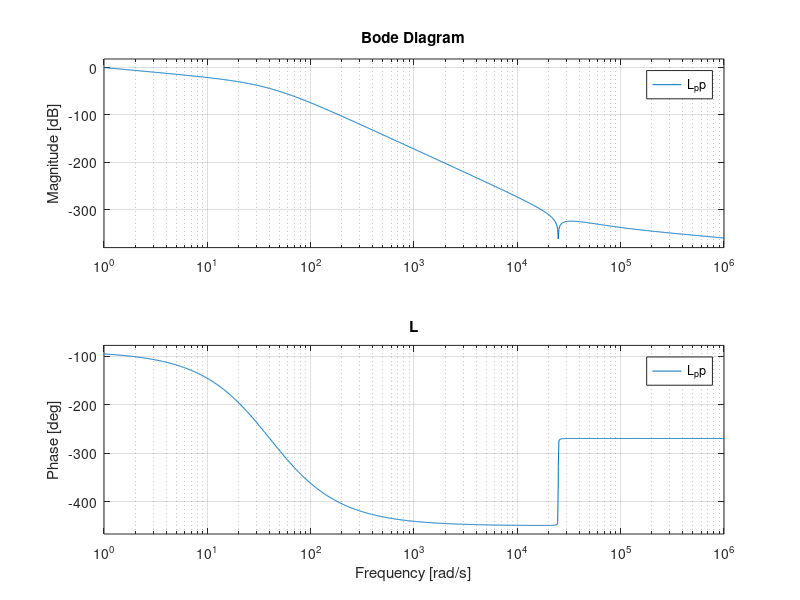
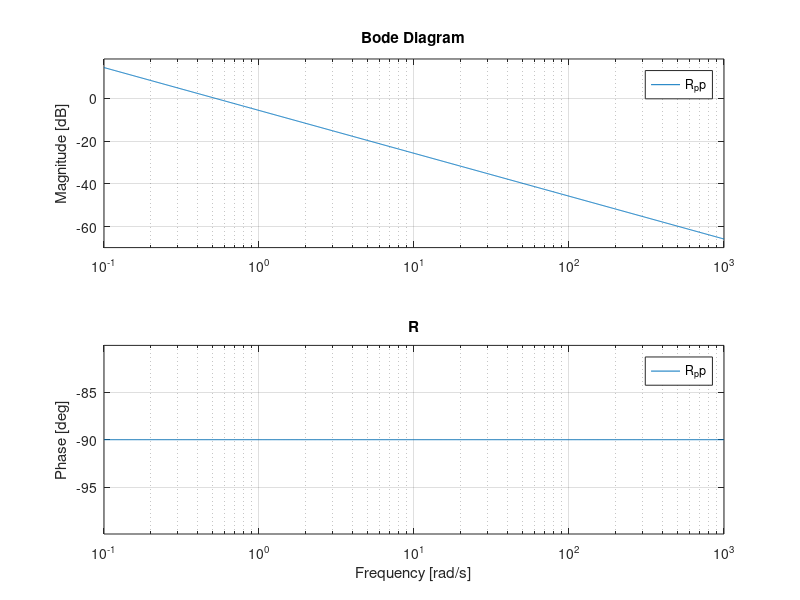

MATLAB code for these plots, in order: (Note: this script raises an error after producing the figures.)
clear all;
clc;
close all;

%% COLLABORATIVE CLASS
%   Matteo Mastromauro
%   Kevin Ortega
%   Alexandra Spertini
%   Alex Zagati

%% PARAMETERS

k = 0.8;
Jm = 4e-4;
Jl= 4e-4;
Bm = 0.015;
Bl = 0;
m = 0.3;
l = 0.3;
g = 9.81;
const = sqrt(2)*m*g*l/(2*Jl); %% needed for simulink simulation

%% EQUILIBRIUM
x1_bar = 0;
x2_bar = pi/4;
x3_bar = 0;
x4_bar = m*g*l*cos(x2_bar)/k + x2_bar;
u_bar= m*g*l*cos(x2_bar);
x_bar = [x1_bar x2_bar x3_bar x4_bar] ;

% computation of the equilibrium position

% syms x1(t) x2(t) x3(t) x4(t) u(t) y(t) % variables
% syms  Bm Jl Jm m g l k %system parameters, comment if you want the numerical expression
% 
% x1_dot = -Bl/Jl*x1(t)-k/Jl*x2(t)-m*g*l/Jl*cos(x2(t))+k/Jl*x4(t);
% x2_dot = x1(t);
% x3_dot = k/Jm*x2(t)-Bm/Jm*x3(t)-k/Jm*x4(t)+u(t)/Jm;
% x4_dot = x3(t);
% 
% x1_dot = subs(x1_dot,x2(t),pi/4);
% x2_dot = subs(x2_dot,x2(t),pi/4);
% x3_dot = subs(x3_dot,x2(t),pi/4);
% x4_dot = subs(x4_dot,x2(t),pi/4);
% 
% 
% eqn1 = 0 == x1_dot;
% eqn2 = 0 == x2_dot;
% eqn3 = 0 == x3_dot;
% eqn4 = 0 == x4_dot;
% 
% [x1_bar, x3_bar, x4_bar,u_bar] = solve([eqn1,eqn2,eqn3,eqn4],[x1(t),x3(t),x4(t),u(t)]) ;
% 
% x_bar = [x1_bar x2_bar x3_bar x4_bar] ;

%% LINEARIZATION

Alin= [0    -k/Jl + m*g*l*sin(x2_bar)/Jl                     0           k/Jl;
        1                        0                           0             0;
        0                      k/Jm                       -Bm/Jm      -k/Jm;
        0                        0                           1              0];

Blin = [0; 0; 1/Jm; 0];

Clin= [0    1   0   0];             %applichiamo a x2(theta l) perchè abbiamo solo 1 input(2 output)

Dlin = zeros(1);


%% POLES OF THE SYSTEM

sys = ss(Alin, Blin, Clin, Dlin) ;
G = tf(sys) ;

pole(G); % computation of the poles of the linearised system 
zero(G); % computation of the zeros of the linearised system 


%% POLE PLACEMENT (FOR STABILIZATION)

C0 = ctrb(Alin, Blin);          %controllability matrix
rank_C0 = rank(C0);  %rank of controllability matrix

%we decide to put the poles all in -50
rho = -40; % same rho for the two approaches to do some anaylsis 

p = rho + [-0, -0.1, -0.2, -0.3]; % poles choosen for pole placement
K = place(Alin, Blin, p);

p_closeloop= eig(Alin-Blin*K);

%% POLE PLACEMENT WITH INTEGRATORS

A_ext= [Alin, zeros(4, 1);            %A extended matrix
       -Clin, zeros(1)];

B_ext = [Blin; zeros(1)];               %B extended matrix

C0_ext = ctrb(A_ext, B_ext);      %C extended matrix
rank_C0_ext = rank(C0_ext);

p_ext = rho+[0, -0.1, -0.2, -0.3, -0.4];    %poles of the extended system
K_ext = place(A_ext, B_ext, p_ext);           %pole placement gain

p_closeloop_ext = eig(A_ext-B_ext*K_ext); % poles of the extended closed loop system

%% SIMULINK MODEL INITILIZATION

x_0 = x_bar+0.01;           %integral initialization

Kx = -K_ext(1, 1:4) ;       %state feedback gain
Kv = -K_ext(1, 5) ;          %additional integrator gain


%% RESPONSE WITH K

x_init= [0, 0, 0, 0]';

sys = ss(Alin - Blin*K, zeros(4,1), eye(4), Dlin);
[y, t]= initial(sys, x_init);

for j= 1:1:length(t)
    u(j,:)= -K*y(j,:)';
end

% uncomment to plot
% figure(1)
% plot(t, u);
% grid on


%% PID for the linearized system

s = tf('s');
G_pp = Clin*(s*eye(4)-(Alin-Blin*K))^-1*Blin;
wc = 1; % rad/s
R_pp = 1/s;
L_pp = R_pp*G_pp;
kp = 1/abs(freqresp(L_pp,wc));
R_pp = kp/s;
L_pp = R_pp*G_pp;
phi_c = angle(freqresp(L_pp,wc));
phi_m = (pi + phi_c)*180/pi;

% uncomment to plot
figure(1)
bode(L_pp); grid on; title('L');
figure(2)
bode(R_pp); grid on; title('R');


%% RESPONSE WITH K_ext

x_init_ext= [0.5 0.5 0.5 0.5 1] ;

sys_ext = ss(A_ext - B_ext*K_ext, zeros(5, 1), eye(5), Dlin);
[y_ext, t]= initial(sys_ext, x_init_ext);

for j= 1:1:length(t)
    u_ext(j,:)= -K_ext*y_ext(j,:)';
end

% uncomment to plot
% figure(2)
% plot(t, u_ext);
% grid on



%% ------------------------------------------------
%% OPTIMAL CONTROL : LQ 

% Tunable matrix intialization
Q = 0.1*eye(4);
R = 1*diag(1);

[K_lq, S, P] = lqr(Alin ,Blin, Q, R);

% K_lq response

A_lq = Alin-Blin*K_lq ;
B_lq = zeros(4,1) ;
C_lq = Clin ;
D_lq = 0;

% plot the evolution of the state x2 (control variable)

% %linearised system
% dxdt1 = @(t,y)mysystemode(t,y, A_ext-B_ext*K_ext) ;
% tspan1 = [0 5] ;
% y01 = ones(5,1);
% [t1,y1] = ode45(dxdt1, tspan1, y01) ;
% 
% %system with Lq
% dxdt2 = @(t,y)mysystemode(t,y, A_lq) ;
% tspan2 = [0 5] ;
% y02 = ones(4,1);
% [t2,y2] = ode45(dxdt2, tspan2, y02) ;


% uncomment to plot
% figure(3)
% plot(t1, y1(:, 2)) ;
% grid on
% xlabel('Time');
% ylabel('x2 - linearised system');
% title('Evolution of state 2 - pole placement with integrators');
% 
% figure(4)
% plot(t2, y2(:, 2),'c');
% grid on
% xlabel('Time');
% ylabel('x2');
% title('Evolution of state 2 - LQ control');

%% LQ with the system enlargment

%now we want to enlarge the system in order to add an integrator 

A_tilde = [Alin zeros(4,1) ; -Clin zeros(1,1)] ;
B_tilde = [Blin; 0];

r =  1/0.024; 
q =  1;

disp(q/r);

%tunable matrixes 
Q_lq = q*eye(5) ; %1 
R_lq = r*eye(1) ; %1000

% check reachability and observability 
rank(ctrb(A_tilde, B_tilde));
C_q = sqrt(Q_lq) ;
rank(obsv(A_tilde, C_q));

% P_lq = are(A_tilde, B_tilde*R_lq*B_tilde', Q_lq) 
% k = R_lq^(-1)*B_tilde'*P_lq;
% k_x = k(:, 1:4) ;
% eig(Alin-Blin*k_x) 
% 
% return 

% computation of the gain for l1
[K_lqe, S, P] = lqr(A_tilde, B_tilde, Q_lq, R_lq) ;

K_lqx = K_lqe(:,1:4) ;
K_lqeta = K_lqe(:, 5) ;

eig(Alin-Blin*K_lqx);
 

% %system with Lq
% dxdt3 = @(t,y)mysystemode(t,y, A_tilde-B_tilde*K_lqe) ;
% tspan3 = [0 5] ;
% y03 = ones(5,1);
% [t3,y3] = ode45(dxdt3, tspan3, y03) ;
% 
% figure(5)
% plot(t3, y3(:, 2),'b');
% grid on
% xlabel('Time');
% ylabel('x2');
% title('Evolution of state 2 - LQ control with integrators');



%% H2 PROBLEM 

n = 5 ; %n of states
p = 1 ; %n of inputs
m = 1 ; %number of outpuRts

q =     1; %0.01
r =      100;  %10
qt =      0 ; 
rt =      0 ;

% definition of the matrixes 
A = [Alin zeros(4,1) ;
    -Clin   0 ];

B1 = [sqrt(qt)*eye(n) zeros(n,p)];
B2 = [Blin ; 0];

C1 = [sqrt(q)*eye(n) ; zeros(m,n)];
C2 = [Clin 0] ;

D11 = [zeros(n,n) zeros(n,p) ; zeros(m,n) zeros(m,p)];
D12 = [zeros(n,m) ; sqrt(r)*eye(m)] ;
D21 = [zeros(p,n)  sqrt(rt)*eye(p,p)] ;
D22 = [Dlin] ;

AA = A;
BB = [B1 B2] ;
CC = [C1 ; C2] ;
DD = [D11 D12 ; D21 D22] ;

P_H2 = are(A, B2*D12'*D12*B2', C1'*C1);
K_H2 = (D12'*D12)*B2'*P_H2;

K_H2_X = K_H2(:,1:4) ;
K_H2_V = K_H2(:, 5) ;
eig(Alin-Blin*K_H2_X)

return

%% ----------------------------------------------------------------------------------------------
%% FEEDBACK LINEARIZATION

%% NONLINEAR SYSTEM

%0. Nonlinear system + eq. computation
syms x1(t) x2(t) x3(t) x4(t) u(t) y(t) % variables
syms  Bm Jl Jm m g l k %system parameters, comment if you want the numerical expression

x1_dot = -Bl/Jl*x1(t)-k/Jl*x2(t)-m*g*l/Jl*cos(x2(t))+k/Jl*x4(t);
x2_dot = x1(t);
x3_dot = k/Jm*x2(t)-Bm/Jm*x3(t)-k/Jm*x4(t)+u(t)/Jm;
x4_dot = x3(t);

x1_dot = subs(x1_dot,x2(t),pi/4);
x2_dot = subs(x2_dot,x2(t),pi/4);
x3_dot = subs(x3_dot,x2(t),pi/4);
x4_dot = subs(x4_dot,x2(t),pi/4);


eqn1 = 0 == x1_dot;
eqn2 = 0 == x2_dot;
eqn3 = 0 == x3_dot;
eqn4 = 0 == x4_dot;

[x1_bar, x3_bar, x4_bar,u_bar] = solve([eqn1,eqn2,eqn3,eqn4],[x1(t),x3(t),x4(t),u(t)])
 
% 1. system definition
syms x1(t) x2(t) x3(t) x4(t) u(t) y(t) % variables
syms  Bm Jl Jm m g l k %system parameters, comment if you want the numerical expression
x1_dot = -Bl/Jl*x1(t)-k/Jl*x2(t)-m*g*l/Jl*cos(x2(t))+k/Jl*x4(t);
x2_dot = x1(t);
x3_dot = k/Jm*x2(t)-Bm/Jm*x3(t)-k/Jm*x4(t)+u(t)/Jm;
x4_dot = x3(t);
y(t) = pi/4-x2(t);

%2. checking the relative degree of the system
y_d = -x2_dot;
y_dd = -x1_dot;
y_ddd = diff(y_dd,t);
y_ddd  = (k*x2_dot)/Jl - (k*x4_dot)/Jl - (g*l*m*sin(x2(t))*x2_dot)/Jl;
y_dddd = diff(y_ddd,t);

%substituting diff(x,t) in order to include it in the simulink scheme

y_dddd = (k*x1_dot)/Jl - (k*x3_dot)/Jl - (g*l*m*sin(x2(t))*x1_dot)/Jl - (g*l*m*cos(x2(t))*x1(t)*x2_dot)/Jl;

%%
%check the realtive degree of the system
y_d_sub = subs(y_d, [x1(t), cos(x2(t)), x2(t), x3(t), x4(t), u(t), k, Jl, Jm], [0, 0, 0, 0, 0, 1, 1, 1, 1]);
y_dd_sub = subs(y_dd, [x1(t), cos(x2(t)), x2(t), x3(t), x4(t), u(t), k, Jl, Jm], [0, 0, 0, 0, 0, 1, 1, 1, 1]);
y_ddd_sub = subs(y_ddd, [x1(t), cos(x2(t)), x2(t), x3(t), x4(t), u(t), k, Jl, Jm], [0, 0, 0, 0, 0, 1, 1, 1, 1]);
y_dddd_sub  = subs(y_dddd, [x1(t), cos(x2(t)), x2(t), x3(t), x4(t), u(t), k, Jl, Jm], [0, 0, 0, 0, 0, 1, 1, 1, 1]);

rd = zeros(1,1) ;

if y_d_sub ~= 0 
    rd =  1 ;
elseif y_dd_sub ~= 0 
        rd = 2 ;
elseif y_ddd_sub ~= 0 
        rd =  3 ;
elseif y_dddd_sub ~= 0 
        rd = 4;
end

%%
%check the realtive degree of the system
y_d_sub = subs(y_d, [x1(t), cos(x2(t)), x2(t), x3(t), x4(t), u(t), k, Jl, Jm], [0, 0, 0, 0, 0, 1, 1, 1, 1]);
y_dd_sub = subs(y_dd, [x1(t), cos(x2(t)), x2(t), x3(t), x4(t), u(t), k, Jl, Jm], [0, 0, 0, 0, 0, 1, 1, 1, 1]);
y_ddd_sub = subs(y_ddd, [x1(t), cos(x2(t)), x2(t), x3(t), x4(t), u(t), k, Jl, Jm], [0, 0, 0, 0, 0, 1, 1, 1, 1]);
y_dddd_sub  = subs(y_dddd, [x1(t), cos(x2(t)), x2(t), x3(t), x4(t), u(t), k, Jl, Jm], [0, 0, 0, 0, 0, 1, 1, 1, 1]);

rd = zeros(1,1) ;

if y_d_sub ~= 0 
    rd =  1 ;
elseif y_dd_sub ~= 0 
        rd = 2 ;
elseif y_ddd_sub ~= 0 
        rd =  3 ;
elseif y_dddd_sub ~= 0 
        rd = 4;
end
%%

%3. Change of coordinates to bring equilibrium to [0, 0]
syms dx1(t) dx2(t) dx3(t) dx4(t)
dx1_dot = subs(x1_dot, [x1(t),x2(t),x3(t),x4(t)], [dx1(t)+x1_bar, dx2(t)+x2_bar, dx3(t)+x3_bar, dx4(t)+x4_bar]);
dx2_dot = subs(x2_dot, [x1(t),x2(t),x3(t),x4(t)], [dx1(t)+x1_bar, dx2(t)+x2_bar, dx3(t)+x3_bar, dx4(t)+x4_bar]);
dx3_dot = subs(x3_dot, [x1(t),x2(t),x3(t),x4(t)], [dx1(t)+x1_bar, dx2(t)+x2_bar, dx3(t)+x3_bar, dx4(t)+x4_bar]);
dx4_dot = subs(x4_dot, [x1(t),x2(t),x3(t),x4(t)], [dx1(t)+x1_bar, dx2(t)+x2_bar, dx3(t)+x3_bar, dx4(t)+x4_bar]);
dy = subs(y(t), [x1(t),x2(t),x3(t),x4(t)], [dx1(t)+x1_bar, dx2(t)+x2_bar, dx3(t)+x3_bar, dx4(t)+x4_bar]);

%4. Diffeomorphism
x1_tilde = dy;
x2_tilde = -dx1 ;
%x3_tilde = diff(x2_tilde,t);
x3_tilde = dx1_dot ;
%x4_tilde = diff(x3_tilde, t);
x4_tilde = (k*dx4_dot)/Jl - (k*dx2_dot)/Jl - (Bl*x1_dot)/Jl + (g*l*m*sin(pi/4 + dx2(t))*dx2_dot)/Jl;
%%

% check if it's a diffeomorphism. We need to compute the Jacobean and check
% if the Jacobea is full rank
f = [x1_tilde ; x2_tilde ; x3_tilde ; x4_tilde] ;

% compute the Jacobean
J = jacobian(f, [dx1, dx2, dx3, dx4]);
rank(J);
%%
%6. inverse relationship phi(^-1)
syms dx1 dx2 dx3 dx4 dx1_t dx2_t dx3_t dx4_t
eqn1 = dx1_t == -dx2;
eqn2 = dx2_t == -dx1;
eqn3 = dx3_t == k*(dx2+pi/4)/Jl+m*g*l*cos(dx2+pi/4)/Jl-k*(dx4+x4_bar)/Jl;
eqn4 = dx4_t == k/Jl*dx1-m*g*l/Jl*sqrt(2)/2*(sin(dx2)+cos(dx2))*dx1-k/Jl*dx3;
sys    = [eqn1, eqn2, eqn3, eqn4];
[x1_t, x2_t, x3_t, x4_t]       = solve(sys,[dx1,dx2,dx3,dx4]);

%6b. verify that the equilibrium is in [0,0,0,0]
x1_t = subs(x1_t,[dx1_t,dx2_t,dx3_t,dx4_t], [0,0,0,0]);
x2_t = subs(x2_t,[dx1_t,dx2_t,dx3_t,dx4_t], [0,0,0,0]);
x3_t = subs(x3_t,[dx1_t,dx2_t,dx3_t,dx4_t], [0,0,0,0]);
x4_t = subs(x4_t,[dx1_t,dx2_t,dx3_t,dx4_t], [0,0,0,0]);

%7. system in normal canonical form
syms x2_t x3_t x4_t
x1_t_dot = x2_t;
x2_t_dot = x3_t;
x3_t_dot = x4_t;
x4_t_dot = y_dddd;

y_dddd = (k*x1_dot)/Jl - (k*x3_dot)/Jl - (g*l*m*sin(x2(t))*x1_dot)/Jl - (g*l*m*cos(x2(t))*x1(t)*x2_dot)/Jl;
v = y_dddd;

 %8. Finding u
syms x1 x2 x3 x4 u v_sim k Bm Jm Jl g l m 
v = (g*l*m*sin(x2)*((k*x2)/Jl - (k*x4)/Jl + (g*l*m*cos(x2))/Jl))/Jl - (k*(u/Jm - (Bm*x3)/Jm + (k*x2)/Jm - (k*x4)/Jm))/Jl - (k*((k*x2)/Jl - (k*x4)/Jl + (g*l*m*cos(x2))/Jl))/Jl - (g*l*m*cos(x2)*x1^2)/Jl;
eqn = v_sim == v;
U = solve(eqn, u);

 %% PARAMETERS FOR SIMULINK SIMULATION

k = 0.8;
Jm = 4e-4;
Jl= 4e-4;
Bm = 0.015;
Bl = 0;
m = 0.3;
l = 0.3;
g = 9.81;
x1_bar = 0;
x2_bar = pi/4;
x3_bar = 0;
x4_bar = m*g*l*cos(x2_bar)/k + x2_bar;
u_bar= m*g*l*cos(x2_bar);
x_bar = [x1_bar x2_bar x3_bar x4_bar] ;

%% FEEDBACK GAIN TUNING Kv_lin

A_tilde = [0 1 0 0;
           0,0,1,0;
           0,0,0,1;
           0,0,0,0];
B_tilde = [0,0,0,1]';
C_tilde = [1 0 0 0];
p_tilde = -50+[-0, -0.1, -0.2, -0.3]; % poles choosen for pole placement

Kv_tilde = place(A_tilde, B_tilde, p_tilde);
p_tilde_closeloop= eig(A_tilde-B_tilde*Kv_tilde);

%% PID for feedback linearization

s = tf('s');
G_v =C_tilde*(s*eye(4)-(A_tilde-B_tilde*Kv_tilde))^-1*B_tilde;
wc = 1; % rad/s
R_v = 1/s;
L_v = R_v*G_v;
kp_v = 1/abs(freqresp(L_v,wc));
R_v = kp_v/s;
L_v = R_v*G_v;
phi_c = angle(freqresp(L_v,wc));
phi_m = (pi + phi_c)*180/pi

% uncomment to plot
figure(1)
bode(L); grid on; title('L');
figure(2)
bode(R); grid on; title('R');

%% REGULATOR
s = tf('s');
kp = 1;
G = 1/s^4;
R = kp*(s+0.001)^3/(s/50+1)^4;
L = G*R;
bode(L), grid on;

syms s
R = kp*(s+0.001)^3/(s/50+1)^4;
v = ilaplace(R);